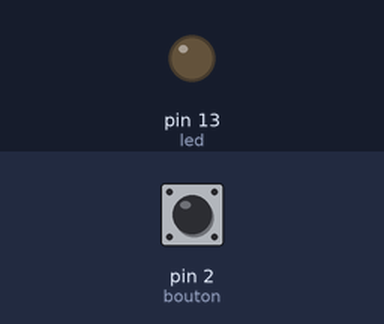
The sketch below on a simulated Arduino Uno, built with avr-gcc and run on an emulated ATmega328P. On the bench: output pins drawn as LEDs (lit = HIGH). The test bench sets the inputs (shaded band); at power-on: pin 2 (bouton) HIGH.

Above: at 1.2 s.
1.3 s: pin 2 (bouton) pulled LOW for 0.15 s
At 1.45 s:
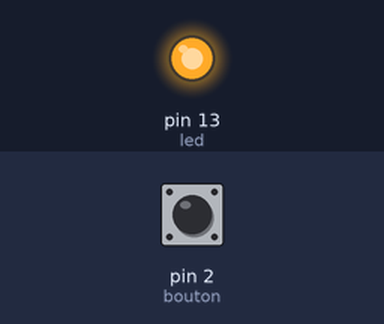
Timing chart, 0 to 4.3 s (numbered marks = the images above; inputs shaded):
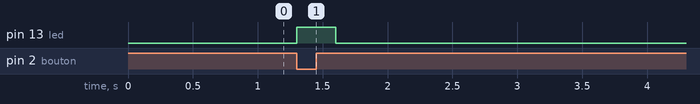

The sketch:

Bouton_poussoir.ino
```cpp
const int bouton = 2;
const int led = 13;
int etatPrecedent = HIGH;

void setup() {
  pinMode(bouton, INPUT_PULLUP);
  pinMode(led, OUTPUT);
}

void loop() {
  int etatActuel = digitalRead(bouton);

  if (etatPrecedent == HIGH && etatActuel == LOW) {
    digitalWrite(led, HIGH);
    delay(300);
    digitalWrite(led, LOW);
  }

  etatPrecedent = etatActuel;
}
```

Measured:
- after the input at 1.3 s, pin 13 (led): LOW → HIGH at once, → LOW 0.30 s later
